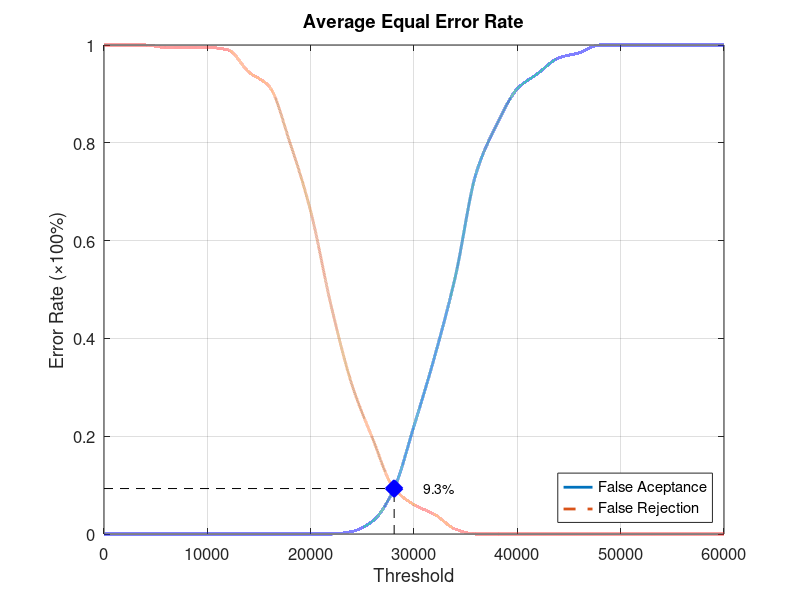
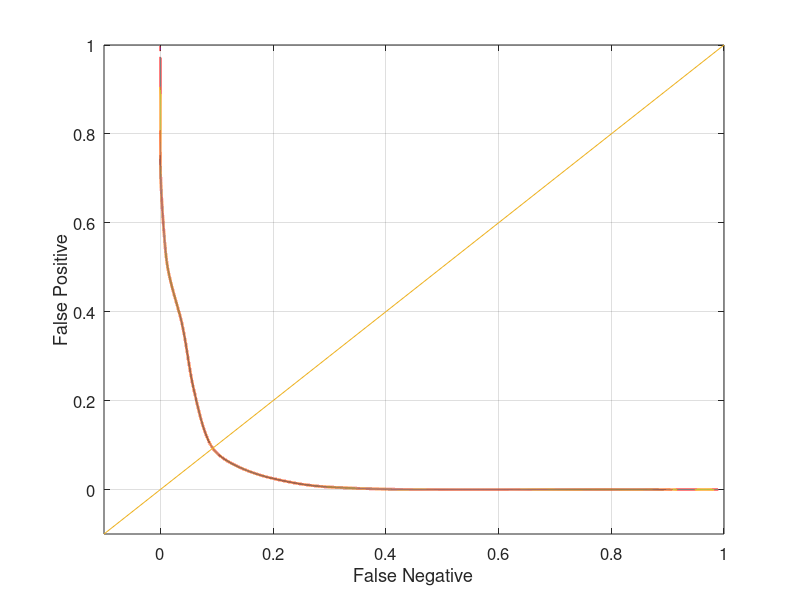

These figures' MATLAB source, in order:
function yEER = Database1_2
close all;
clear;
clc;
x = 0:2000:60000;
xq = 0:0.5:60000;

y0 = [0 0 0 0 0 0 0 0 0 0 0 0 0.00526316 0.0263158 0.0894737 0.221053 0.363158 0.526316 0.736842 0.836842 0.910526 0.942105 0.973684 0.984211 1 1 1 1 1 1 1];
yy0 = interp1(x, y0, xq, 'pchip');
y1 = [1 1 1 0.995 0.995 0.995 0.99 0.945 0.915 0.8 0.66 0.465 0.305 0.195 0.095 0.06 0.04 0.01 0 0 0 0 0 0 0 0 0 0 0 0 0];
yy1 = interp1(x, y1, xq, 'pchip');

% Calculating EER: 
y2 = abs(y0 - y1);
find(y2 == min(y2))
yy2 = abs(yy0 - yy1);
xEER = find(yy2 == min(yy2));
xEERIndex = xq(xEER) % X-axis EER
yEER = yy0(xEER) % Y-axis EER

main = figure
plot(xq, yy0,'-','LineWidth', 2);	hold on
plot(xq, yy1,'--','LineWidth', 2);	hold on
plot([xEERIndex xEERIndex], [0 yEER], 'k--');	hold on
plot([0 xEERIndex], [yEER yEER], 'k--');	hold on
plot(xEERIndex, yEER, 'bx', 'LineWidth', 10);	hold on
text(xEERIndex + 10 * xEERIndex / 100, yEER, [num2str(round((10000 * yEER)) / 100) '%'])
legend('False Aceptance', 'False Rejection', 'Location', 'SouthEast')
xlabel('Threshold')
ylabel('Error Rate (\times100%)')
title('Average Equal Error Rate')
set(gca, 'FontSize', 12)
axis([0 60000 0 1])
grid on

print(main, 'Database1_2Main', '-dpng');
FNRxFPR = figure('Color', [1 1 1]);
plot(yy1, yy0, '-', yy1, yy0, 'LineWidth', 2);
hold on
y = -0.1:0.1:1
plot(y, y); 
set(gca, 'FontSize', 12)
xlabel('False Negative')
ylabel('False Positive')
axis([-0.1 1 -0.1 1])
set(gca, 'FontSize', 12)
grid on

print(FNRxFPR, 'Database1_2FNRxFPR','-dpng');
end
